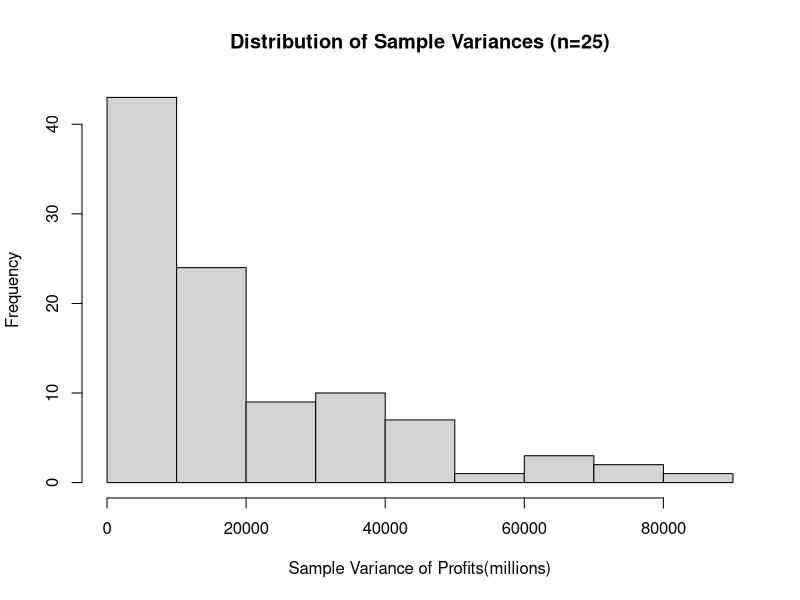

The R script that drew this image:
## ---- chunk 1
knitr::opts_chunk$set(echo = TRUE)
library(jsonlite)
library(dplyr)
library(tidyverse)
library(ggplot2)

movies<-read_tsv("movies4.tsv")

## ---- chunk 2
#WRITE YOUR CODE HERE
## ---- chunk 3
#WRITE YOUR CODE HERE
## ---- chunk 4

#WRITE YOUR CODE HERE

## ---- chunk 5

#WRITE YOUR CODE HERE

## ---- chunk 6

#WRITE YOUR CODE HERE

## ---- chunk 7

#WRITE YOUR CODE HERE

## ---- chunk 8

#WRITE YOUR CODE HERE

## ---- chunk 9

#WRITE YOUR CODE HERE

## ---- chunk 10
top_actor_summary <- movies %>%
  filter(!is.na(first_actor)) %>%
  count(first_actor, sort = TRUE)

top_actor_name <- top_actor_summary$first_actor[1]

## ---- chunk 11

avg_bruce<- movies %>% 
  filter(first_actor=="Bruce Willis" & revenue > 0) %>% 
  summarise( avg_rev = mean(revenue), na.rm=T) %>% 
  pull(avg_rev)

avg_rev_ovr<-mean(movies$revenue, na.rm=T)

## ---- chunk 12

bruce_stats <- movies %>%
  filter(first_actor == "Bruce Willis" & revenue > 0 & !is.na(revenue)) %>%
  summarise(
    sample_size = n(),
    mean_revenue = mean(revenue),
    sd_revenue = sd(revenue))

print(bruce_stats)

## ---- chunk 13

movies<- movies %>% 
  mutate( profit = (revenue - budget) / 1000000)

pop_var_profit<- var(movies$profit, na.rm=T) * ((nrow(movies)-1)/nrow(movies))

## ---- chunk 14

set.seed(9849)

movies_sample <- movies %>%
  filter(!is.na(profit)) %>%
  slice_sample(n = 25)

sample_var_profit <- var(movies_sample$profit)

## ---- chunk 15

set.seed(9849)

n_simulations <- 100
sample_vars <- numeric(n_simulations)

for (i in 1:n_simulations) {
  current_sample <- movies %>% slice_sample(n = 25)
  sample_vars[i] <- var(current_sample$profit)
}

head(sample_vars)

## ---- chunk 16

mean_sample_vars<-mean(sample_vars)
sd_sample_vars<-sd(sample_vars)

hist(sample_vars,
     main="Distribution of Sample Variances (n=25)",
     xlab="Sample Variance of Profits(millions)"
     )


## ---- chunk 17
#WRITE YOUR CODE HERE


## ---- chunk 18
#WRITE YOUR CODE HERE


## ---- chunk 19
#WRITE YOUR CODE HERE


## ---- chunk 20
#WRITE YOUR CODE HERE


## ---- chunk 21
#WRITE YOUR CODE HERE


## ---- chunk 22
#WRITE YOUR CODE HERE


## ---- chunk 23
#WRITE YOUR CODE HERE


## ---- chunk 24
#WRITE YOUR CODE HERE

## ---- chunk 25
#WRITE YOUR CODE HERE

## ---- chunk 26
#WRITE YOUR CODE HERE

## ---- chunk 27
#WRITE YOUR CODE HERE

## ---- chunk 28
#WRITE YOUR CODE HERE

## ---- chunk 29
#WRITE YOUR CODE HERE

## ---- chunk 30
#WRITE YOUR CODE HERE

## ---- chunk 31
#WRITE YOUR CODE HERE

## ---- chunk 32
#WRITE YOUR CODE HERE

## ---- chunk 33
#WRITE YOUR CODE HERE

## ---- chunk 34
#WRITE YOUR CODE HERE

## ---- chunk 35
#WRITE YOUR CODE HERE

## ---- chunk 36
#WRITE YOUR CODE HERE

## ---- chunk 37
#WRITE YOUR CODE HERE

## ---- chunk 38
#WRITE YOUR CODE HERE

## ---- chunk 39
#WRITE YOUR CODE HERE
